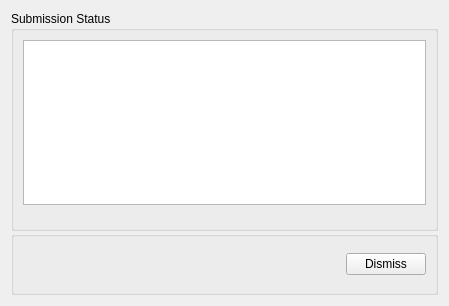
<?xml version="1.0" encoding="UTF-8"?>
<ui version="4.0">
 <class>Form</class>
 <widget class="QWidget" name="Form">
  <property name="geometry">
   <rect>
    <x>0</x>
    <y>0</y>
    <width>449</width>
    <height>306</height>
   </rect>
  </property>
  <property name="windowTitle">
   <string>Form</string>
  </property>
  <layout class="QVBoxLayout" name="verticalLayout">
   <item>
    <layout class="QVBoxLayout" name="submission_vlayout">
     <property name="spacing">
      <number>0</number>
     </property>
     <item>
      <widget class="QGroupBox" name="submission_group">
       <property name="minimumSize">
        <size>
         <width>0</width>
         <height>220</height>
        </size>
       </property>
       <property name="maximumSize">
        <size>
         <width>16777215</width>
         <height>220</height>
        </size>
       </property>
       <property name="title">
        <string>Submission Status</string>
       </property>
       <layout class="QVBoxLayout" name="verticalLayout_6">
        <item>
         <widget class="QTextEdit" name="submission_text">
          <property name="minimumSize">
           <size>
            <width>0</width>
            <height>0</height>
           </size>
          </property>
          <property name="maximumSize">
           <size>
            <width>16777215</width>
            <height>16777215</height>
           </size>
          </property>
          <property name="lineWrapMode">
           <enum>QTextEdit::WidgetWidth</enum>
          </property>
          <property name="html">
           <string>&lt;!DOCTYPE HTML PUBLIC &quot;-//W3C//DTD HTML 4.0//EN&quot; &quot;http://www.w3.org/TR/REC-html40/strict.dtd&quot;&gt;
&lt;html&gt;&lt;head&gt;&lt;meta name=&quot;qrichtext&quot; content=&quot;1&quot; /&gt;&lt;style type=&quot;text/css&quot;&gt;
p, li { white-space: pre-wrap; }
&lt;/style&gt;&lt;/head&gt;&lt;body style=&quot; font-family:'MS Shell Dlg 2'; font-size:8.25pt; font-weight:400; font-style:normal;&quot;&gt;
&lt;p style=&quot;-qt-paragraph-type:empty; margin-top:0px; margin-bottom:0px; margin-left:0px; margin-right:0px; -qt-block-indent:0; text-indent:0px;&quot;&gt;&lt;br /&gt;&lt;/p&gt;&lt;/body&gt;&lt;/html&gt;</string>
          </property>
         </widget>
        </item>
        <item>
         <spacer name="submission_spacer">
          <property name="orientation">
           <enum>Qt::Vertical</enum>
          </property>
          <property name="sizeHint" stdset="0">
           <size>
            <width>20</width>
            <height>40</height>
           </size>
          </property>
         </spacer>
        </item>
       </layout>
      </widget>
     </item>
     <item>
      <widget class="QGroupBox" name="dismiss_group">
       <property name="title">
        <string/>
       </property>
       <layout class="QHBoxLayout" name="horizontalLayout_2">
        <item>
         <layout class="QHBoxLayout" name="dismiss_hlayout">
          <item>
           <spacer name="dismiss_spacer">
            <property name="orientation">
             <enum>Qt::Horizontal</enum>
            </property>
            <property name="sizeHint" stdset="0">
             <size>
              <width>40</width>
              <height>20</height>
             </size>
            </property>
           </spacer>
          </item>
          <item>
           <widget class="QPushButton" name="dismiss_button">
            <property name="text">
             <string>Dismiss</string>
            </property>
           </widget>
          </item>
         </layout>
        </item>
       </layout>
      </widget>
     </item>
    </layout>
   </item>
  </layout>
 </widget>
 <resources/>
 <connections/>
</ui>
